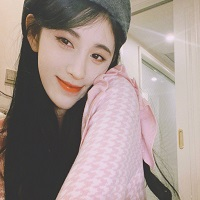
#> input picture week8/a.jpg, 200 x 200 px
$ python week8.py
#> lines starting #> are read from the running program, lines starting #| are printed output that depends on the picture
import numpy as np
def conv2d(input_array, kernels, stride=1, padding=0):
    H, W = input_array.shape
    kh, kw = kernels.shape
    p = padding
    out_h = (H + 2 * padding - kh) // stride + 1  # //floor division
    out_w = (W + 2 * padding - kw) // stride + 1  # //floor division
    outputs = np.zeros([  out_h, out_w])
    for h in range(out_h):
        for w in range(out_w):
            for x in range(kh):
                for y in range(kw):
                    outputs[h][w] += input_array[h * stride + x][w * stride + y] * kernels[x][y]
    return outputs
from PIL import Image
im=Image.open('a.jpg')
#> im is the input picture: PIL image 200x200 RGB; mean R, G, B 158.8, 144.1, 139.8
rgb=np.array(im.convert('RGB'))
r=rgb [ : , : , 0 ] # array of R pixels
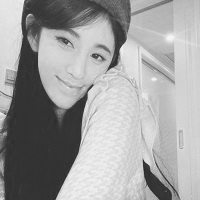
#> r: shape (200, 200); min 39, max 247, mean 158.8
Image.fromarray(np. uint8 ( r ) ).show ()
kernel1 = np.array(
        [
            [-1, -1, -1],
            [-1, 8, -1],
            [-1, -1, -1]
        ]
    ).reshape(3,3)
kernel2 = np.asarray(
        [
            [0, -1, 0],
            [-1, 8, -1],
            [0, -1, 0]
        ]
    )
output1=conv2d(r,kernel1)
#> after the loop in conv2d, `for h in range(out_h):`:
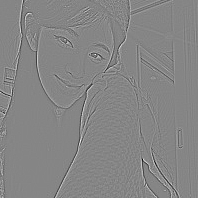
#> outputs: shape (198, 198) float64; min -818, max 741, mean 0; drawn with min black and max white
output2=conv2d(r,kernel2)
#> call 2 of conv2d, with kernels = array of shape (3, 3), stride = 1, padding = 0
#> after the loop in conv2d (call 2), `for h in range(out_h):`:
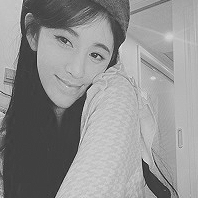
#> outputs: shape (198, 198) float64; min -148, max 1234, mean 634.2; drawn with min black and max white
print(output1)
#> (printed output is left out)
Image.fromarray(np. uint8 ( output1 ) ).show ()
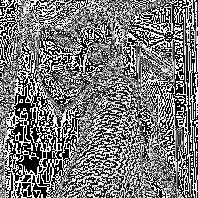
#> shown: PIL image 198x198 L; min 0, max 255, mean 120.9
print(output2)
#> (printed output is left out)
Image.fromarray(np. uint8 ( output2 ) ).show ()
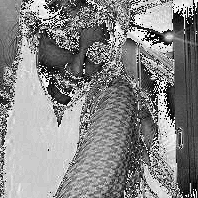
#> shown: PIL image 198x198 L; min 0, max 255, mean 134.4
